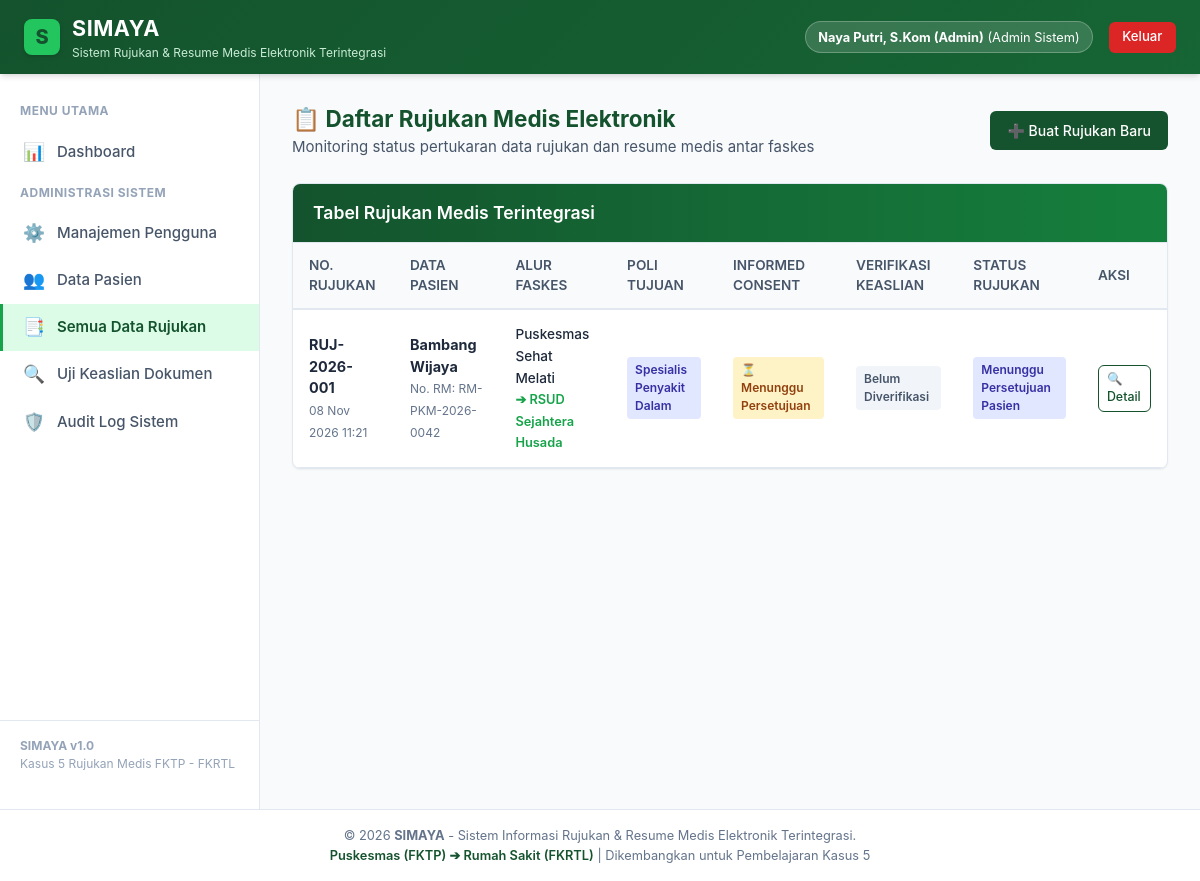
The page /rujukan_daftar.php (signed in) on the database its author committed.
### tables this page shows
CREATE TABLE rujukan (
        id INTEGER PRIMARY KEY AUTOINCREMENT,
        no_rujukan TEXT UNIQUE NOT NULL,
        pasien_id INTEGER NOT NULL,
        faskes_asal TEXT NOT NULL,
        faskes_tujuan TEXT NOT NULL,
        poli_tujuan TEXT NOT NULL,
        dokter_pengirim_id INTEGER NOT NULL,
        dokter_penerima_id INTEGER NULL,
        tgl_rujukan DATETIME DEFAULT CURRENT_TIMESTAMP,
        alasan_rujukan TEXT NOT NULL,
        
        -- Bagian Resume Medis Elektronik (RME)
        keluhan_utama TEXT NOT NULL,
        riwayat_penyakit TEXT NOT NULL,
        tanda_vital TEXT NOT NULL, -- Tekanan Darah, Nadi, Suhu, RR
        diagnosis_primer TEXT NOT NULL, -- Kode ICD-10 & Nama
        diagnosis_sekunder TEXT DEFAULT '-',
        tindakan_terapi TEXT NOT NULL,
        obat_diberikan TEXT NOT NULL,
        hasil_penunjang TEXT DEFAULT '-',
        
        -- Keamanan, Persetujuan (Consent), & Verifikasi Keaslian
        digital_hash TEXT NOT NULL, -- Hash SHA-256 integritas data RME
        status_consent TEXT DEFAULT 'Menunggu Persetujuan', -- Menunggu Persetujuan, Disetujui, Ditolak
        tgl_consent DATETIME NULL,
        catatan_consent TEXT NULL,
        
        status_verifikasi TEXT DEFAULT 'Belum Diverifikasi', -- Belum Diverifikasi, Asli & Terverifikasi, Tidak Valid
        tgl_verifikasi DATETIME NULL,
        petugas_verifikasi TEXT NULL,
        
        status_rujukan TEXT DEFAULT 'Menunggu Persetujuan Pasien', -- Menunggu Persetujuan Pasien, Terkirim ke RS, Terverifikasi RS, Selesai Diperiksa
        catatan_dokter_rs TEXT NULL,
        
        FOREIGN KEY (pasien_id) REFERENCES pasien(id),
        FOREIGN KEY (dokter_pengirim_id) REFERENCES users(id),
        FOREIGN KEY (dokter_penerima_id) REFERENCES users(id)
    );

CREATE TABLE pasien (
        id INTEGER PRIMARY KEY AUTOINCREMENT,
        user_id INTEGER NULL,
        no_rm TEXT UNIQUE NOT NULL,
        nik TEXT UNIQUE NOT NULL,
        nama_pasien TEXT NOT NULL,
        tgl_lahir DATE NOT NULL,
        jenis_kelamin TEXT NOT NULL, -- L / P
        alamat TEXT NOT NULL,
        no_hp TEXT NOT NULL,
        golongan_darah TEXT DEFAULT '-',
        alergi TEXT DEFAULT 'Tidak Ada',
        created_at DATETIME DEFAULT CURRENT_TIMESTAMP,
        FOREIGN KEY (user_id) REFERENCES users(id)
    );

### rujukan_daftar.php (the view, shortened to what this page needs)
<?php
$pdo = require_once __DIR__ . '/config/database.php';
$sql = "
    SELECT r.*, p.nama_pasien, p.no_rm, p.nik, p.user_id as pasien_user_id, u.nama_lengkap as nama_dokter_pengirim
    FROM rujukan r
    JOIN pasien p ON r.pasien_id = p.id
    JOIN users u ON r.dokter_pengirim_id = u.id
";
$params = [];
$sql .= " ORDER BY r.id DESC";
$stmt = $pdo->prepare($sql);
$stmt->execute($params);
$rujukan_list = $stmt->fetchAll();
include __DIR__ . '/includes/header.php';
?>
<div style="display: flex; justify-content: space-between; align-items: center; margin-bottom: 1.5rem; flex-wrap: wrap; gap: 1rem;">
    <div>
        <h2 style="color: var(--hijau-tua); margin: 0;">📋 Daftar Rujukan Medis Elektronik</h2>
        <p style="color: var(--abu-text); margin: 0;">Monitoring status pertukaran data rujukan dan resume medis antar faskes</p>
    </div>
    <?php if ($role === 'dokter_pengirim' || $role === 'admin'): ?>
        <a href="rujukan_buat.php" class="btn btn-primary">➕ Buat Rujukan Baru</a>
    <?php endif; ?>
</div>
<div class="card">
    <div class="card-header header-green">
        <h3 class="card-title">Tabel Rujukan Medis Terintegrasi</h3>
    </div>
    <div class="card-body" style="padding: 0;">
        <div class="table-responsive">
            <table class="simaya-table">
                <thead>
                    <tr>
                        <th>No. Rujukan</th>
                        <th>Data Pasien</th>
                        <th>Alur Faskes</th>
                        <th>Poli Tujuan</th>
                        <th>Informed Consent</th>
                        <th>Verifikasi Keaslian</th>
                        <th>Status Rujukan</th>
                        <th>Aksi</th>
                    </tr>
                </thead>
                <tbody>
                    <?php if (empty($rujukan_list)): ?>
                        <tr>
                            <td colspan="8" style="text-align: center; color: #94A3B8; padding: 2.5rem;">
                                Belum ada data rujukan yang ditemukan.
                            </td>
                        </tr>
                    <?php else: ?>
                        <?php foreach ($rujukan_list as $r): ?>
                            <tr>
                                <td>
                                    <strong><?= htmlspecialchars($r['no_rujukan']) ?></strong><br>
                                    <small style="color: #64748B;"><?= date('d M Y H:i', strtotime($r['tgl_rujukan'])) ?></small>
                                </td>
                                <td>
                                    <strong><?= htmlspecialchars($r['nama_pasien']) ?></strong><br>
                                    <small style="color: #64748B;">No. RM: <?= htmlspecialchars($r['no_rm']) ?></small>
                                </td>
                                <td>
                                    <span style="font-size: 0.85rem; font-weight: 500;"><?= htmlspecialchars($r['faskes_asal']) ?></span><br>
                                    <span style="color: var(--hijau-sedang); font-size: 0.8rem; font-weight: 600;">➔ <?= htmlspecialchars($r['faskes_tujuan']) ?></span>
                                </td>
                                <td>
                                    <span class="badge badge-info"><?= htmlspecialchars($r['poli_tujuan']) ?></span>
                                </td>
                                <td>
                                    <?php if ($r['status_consent'] === 'Disetujui'): ?>
                                        <span class="badge badge-success">✓ Disetujui Pasien</span>
                                        <?php if (!empty($r['tgl_consent'])): ?>
                                            <br><small style="font-size: 0.7rem; color: #166534;"><?= date('d/m/Y H:i', strtotime($r['tgl_consent'])) ?></small>
                                        <?php endif; ?>
                                    <?php elseif ($r['status_consent'] === 'Ditolak'): ?>
                                        <span class="badge badge-danger">✗ Ditolak Pasien</span>
                                    <?php else: ?>
                                        <span class="badge badge-warning">⏳ Menunggu Persetujuan</span>
                                    <?php endif; ?>
                                </td>
                                <td>
                                    <?php if ($r['status_verifikasi'] === 'Asli & Terverifikasi'): ?>
                                        <span class="badge badge-success">🛡️ Terverifikasi Asli</span>
                                    <?php else: ?>
                                        <span class="badge badge-secondary">Belum Diverifikasi</span>
                                    <?php endif; ?>
                                </td>
                                <td>
                                    <span class="badge badge-info"><?= htmlspecialchars($r['status_rujukan']) ?></span>
                                </td>
                                <td>
                                    <div style="display: flex; gap: 0.35rem; flex-wrap: wrap;">
                                        <a href="rujukan_detail.php?id=<?= $r['id'] ?>" class="btn btn-outline btn-sm">
                                            🔍 Detail
                                        </a>
                                    </div>
                                </td>
                            </tr>
                        <?php endforeach; ?>
                    <?php endif; ?>
                </tbody>
            </table>
        </div>
    </div>
</div>
<?php include __DIR__ . '/includes/footer.php'; ?>

### assets/css/simaya.css (style rules this page uses)
:root { --hijau-tua: #14532D; --hijau-tua-hover: #0f3e22; --hijau-sedang: #16A34A; --hijau-muda: #22C55E; --hijau-pastel: #DCFCE7; --hijau-border: #BBF7D0; --putih: #FFFFFF; --abu-bg: #F8FAFC; --abu-text: #475569; --abu-border: #E2E8F0; --merah: #EF4444; --kuning: #F59E0B; --biru: #3B82F6; --shadow-sm: 0 1px 2px 0 rgb(0 0 0 / 0.05); --shadow-md: 0 4px 6px -1px rgb(0 0 0 / 0.1), 0 2px 4px -2px rgb(0 0 0 / 0.1); --radius: 8px; }
* { box-sizing: border-box; margin: 0; padding: 0; }
body { font-family: -apple-system, BlinkMacSystemFont, "Segoe UI", Roboto, "Helvetica Neue", Arial, sans-serif; background-color: var(--abu-bg); color: #1E293B; line-height: 1.5; font-size: 15px; }
a { color: var(--hijau-tua); text-decoration: none; }
.card { background: var(--putih); border-radius: var(--radius); border: 1px solid var(--abu-border); box-shadow: var(--shadow-sm); margin-bottom: 1.5rem; overflow: hidden; }
.card-header { background: var(--putih); border-bottom: 1px solid var(--abu-border); padding: 1rem 1.25rem; display: flex; justify-content: space-between; align-items: center; }
.card-header.header-green { background: linear-gradient(to right, var(--hijau-tua), #15803D); color: var(--putih); }
.card-title { font-size: 1.1rem; font-weight: 600; margin: 0; }
.card-body { padding: 1.25rem; }
.btn { display: inline-flex; align-items: center; gap: 0.5rem; padding: 0.5rem 1rem; font-size: 0.875rem; font-weight: 500; border-radius: 6px; border: 1px solid transparent; cursor: pointer; transition: all 0.2s ease; text-decoration: none; }
.btn-primary { background-color: var(--hijau-tua); color: var(--putih); }
.btn-outline { border-color: var(--hijau-tua); color: var(--hijau-tua); background: transparent; }
.btn-sm { padding: 0.25rem 0.5rem; font-size: 0.775rem; }
.badge { display: inline-block; padding: 0.25rem 0.5rem; font-size: 0.75rem; font-weight: 600; border-radius: 4px; }
.badge-warning { background: #FEF3C7; color: #92400E; }
.badge-info { background: #E0E7FF; color: #3730A3; }
.badge-secondary { background: #F1F5F9; color: #475569; }
.table-responsive { width: 100%; overflow-x: auto; }
.simaya-table { width: 100%; border-collapse: collapse; text-align: left; }
.simaya-table th { background-color: #F8FAFC; color: #475569; font-weight: 600; padding: 0.75rem 1rem; border-bottom: 2px solid var(--abu-border); font-size: 0.85rem; text-transform: uppercase; }
.simaya-table td { padding: 0.85rem 1rem; border-bottom: 1px solid var(--abu-border); font-size: 0.9rem; vertical-align: middle; }

### rows shown on the page
rujukan: no_rujukan "RUJ-2026-001", tgl_rujukan "08 Nov 2026 11:21", pasien.nama_pasien "Bambang Wijaya", pasien.no_rm "RM-PKM-2026-0042", faskes_asal "Puskesmas Sehat Melati", faskes_tujuan "RSUD Sejahtera Husada", poli_tujuan "Spesialis Penyakit Dalam", shows "⏳ Menunggu Persetujuan", shows "Belum Diverifikasi", status_rujukan "Menunggu Persetujuan Pasien"

### other values the page prints
$user['nama_lengkap'] "Naya Putri, S.Kom (Admin)"
getRoleName($user['role']) "Admin Sistem"
